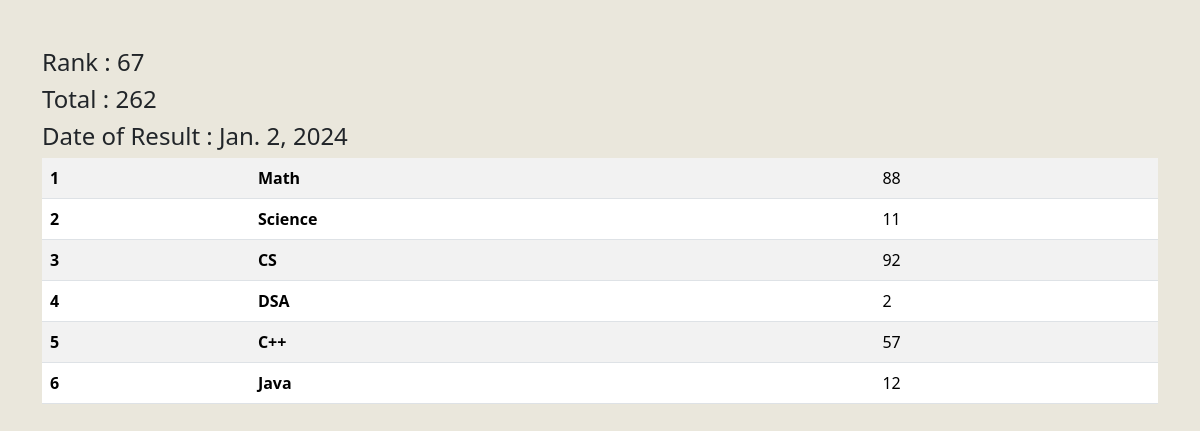
The app's page /see_marks/STU-0335 with its own data.
### home/models.py (models this page shows, shortened)
class SubjectMarks(models.Model):
    student = models.ForeignKey(Student, related_name = "studentmarks", on_delete = models.CASCADE)
    subject = models.ForeignKey(Subject, on_delete = models.CASCADE)
    marks = models.IntegerField()
    class Meta :
        unique_together = ['student' , 'subject']

class Student(models.Model):
    department = models.ForeignKey(Department , related_name="depart" ,on_delete = models.CASCADE )
    student_id = models.OneToOneField(StudentID , related_name = "studentid" , on_delete = models.CASCADE)
    student_name = models.CharField(max_length = 100)
    student_email = models.EmailField(unique = True)
    student_age = models.IntegerField(default = 18)
    student_address = models.TextField()
    is_deleted = models.BooleanField(default=False)
    objects = StudentManager()
    admin_objects = models.Manager()
    class Meta:
        ordering = ['student_name']
        verbose_name = "student"

class ReportCard(models.Model):
    student = models.ForeignKey(Student, related_name="studentreportcard", on_delete = models.CASCADE)
    student_rank = models.IntegerField()
    date_of_report_card = models.DateField(auto_now_add = True)
    class Meta :
        unique_together = ['student_rank','date_of_report_card']

class Subject(models.Model):
    subject_name = models.CharField(max_length=100)

### home/views.py (the view)
# urls.py: path('see_marks/<student_id>', see_marks, name="see_marks"),
def see_marks(request , student_id):
    queryset = SubjectMarks.objects.filter(student__student_id__student_id=student_id)
    total_marks = queryset.aggregate(total_marks = Sum('marks'))
    return render(request, 'report/see_marks.html' , {'queryset' : queryset, 'total_marks' : total_marks } )

### home/templates/report/see_marks.html
{% extends "base.html" %}
{% block start %}
    <div class="container mt-5">
        <h4>Rank : {{queryset.first.student.studentreportcard.first.student_rank}}</h4>
        <h4>Total : {{total_marks.total_marks}}</h4>
        <h4>Date of Result : {{queryset.first.student.studentreportcard.first.date_of_report_card}}</h4>
        <table class="table table-striped">
            <tbody>
                {% for marks in queryset %}
              <tr>
                <th scope="row">{{forloop.counter}}</th>
                <td>
                  <b> {{marks.subject.subject_name}}    </b>
                </td>
                <td>{{marks.marks}}</td>
              </tr>
             {% endfor %}
            </tbody>
        </table>
    </div>
{% endblock %}

### home/templates/base.html (style rules this page uses)
body { background: #EAE7DC; }

### records on screen
SubjectMarks: first.student.studentreportcard.first.student_rank "67", first.student.studentreportcard.first.date_of_report_card "Jan. 2, 2024", subject.subject_name "Math", marks "88"
SubjectMarks: subject.subject_name "Science", marks "11"
SubjectMarks: subject.subject_name "CS", marks "92"
SubjectMarks: subject.subject_name "DSA", marks "2"
SubjectMarks: subject.subject_name "C++", marks "57"
SubjectMarks: subject.subject_name "Java", marks "12"

### other values on screen
{{ total_marks.total_marks }} "262"
